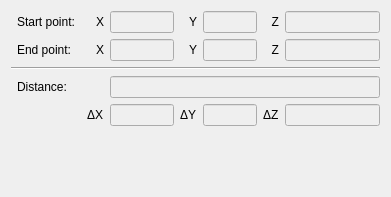
<?xml version="1.0" encoding="UTF-8"?>
<ui version="4.0">
 <class>SVMeasurementWidget</class>
 <widget class="QWidget" name="SVMeasurementWidget">
  <property name="geometry">
   <rect>
    <x>0</x>
    <y>0</y>
    <width>391</width>
    <height>197</height>
   </rect>
  </property>
  <property name="windowTitle">
   <string>Distance</string>
  </property>
  <layout class="QGridLayout" name="gridLayout">
   <item row="3" column="0" rowspan="2" colspan="16">
    <widget class="Line" name="line">
     <property name="orientation">
      <enum>Qt::Horizontal</enum>
     </property>
    </widget>
   </item>
   <item row="5" column="1">
    <widget class="QLabel" name="label">
     <property name="text">
      <string>Distance:</string>
     </property>
    </widget>
   </item>
   <item row="8" column="5">
    <spacer name="verticalSpacer">
     <property name="orientation">
      <enum>Qt::Vertical</enum>
     </property>
     <property name="sizeHint" stdset="0">
      <size>
       <width>20</width>
       <height>40</height>
      </size>
     </property>
    </spacer>
   </item>
   <item row="1" column="1">
    <widget class="QLabel" name="labelStartPoint_2">
     <property name="text">
      <string>End point:</string>
     </property>
    </widget>
   </item>
   <item row="1" column="9">
    <widget class="QLabel" name="labelStartY_2">
     <property name="text">
      <string>Y</string>
     </property>
     <property name="alignment">
      <set>Qt::AlignRight|Qt::AlignTrailing|Qt::AlignVCenter</set>
     </property>
    </widget>
   </item>
   <item row="1" column="15">
    <widget class="QLineEdit" name="lineEditEndZ">
     <property name="enabled">
      <bool>false</bool>
     </property>
    </widget>
   </item>
   <item row="1" column="5" colspan="4">
    <widget class="QLineEdit" name="lineEditEndX">
     <property name="enabled">
      <bool>false</bool>
     </property>
    </widget>
   </item>
   <item row="0" column="15">
    <widget class="QLineEdit" name="lineEditStartZ">
     <property name="enabled">
      <bool>false</bool>
     </property>
    </widget>
   </item>
   <item row="0" column="10" colspan="4">
    <widget class="QLineEdit" name="lineEditStartY">
     <property name="enabled">
      <bool>false</bool>
     </property>
    </widget>
   </item>
   <item row="0" column="5" colspan="4">
    <widget class="QLineEdit" name="lineEditStartX">
     <property name="enabled">
      <bool>false</bool>
     </property>
    </widget>
   </item>
   <item row="0" column="14">
    <widget class="QLabel" name="labelStartZ">
     <property name="text">
      <string>Z</string>
     </property>
     <property name="alignment">
      <set>Qt::AlignRight|Qt::AlignTrailing|Qt::AlignVCenter</set>
     </property>
    </widget>
   </item>
   <item row="0" column="9">
    <widget class="QLabel" name="labelStartY">
     <property name="text">
      <string>Y</string>
     </property>
     <property name="alignment">
      <set>Qt::AlignRight|Qt::AlignTrailing|Qt::AlignVCenter</set>
     </property>
    </widget>
   </item>
   <item row="0" column="2" colspan="3">
    <widget class="QLabel" name="labelStartX">
     <property name="text">
      <string>X</string>
     </property>
     <property name="alignment">
      <set>Qt::AlignRight|Qt::AlignTrailing|Qt::AlignVCenter</set>
     </property>
    </widget>
   </item>
   <item row="1" column="10" colspan="4">
    <widget class="QLineEdit" name="lineEditEndY">
     <property name="enabled">
      <bool>false</bool>
     </property>
    </widget>
   </item>
   <item row="1" column="14">
    <widget class="QLabel" name="labelStartZ_2">
     <property name="text">
      <string>Z</string>
     </property>
     <property name="alignment">
      <set>Qt::AlignRight|Qt::AlignTrailing|Qt::AlignVCenter</set>
     </property>
    </widget>
   </item>
   <item row="0" column="1">
    <widget class="QLabel" name="labelStartPoint">
     <property name="text">
      <string>Start point:</string>
     </property>
    </widget>
   </item>
   <item row="1" column="2" colspan="3">
    <widget class="QLabel" name="labelStartX_2">
     <property name="text">
      <string>X</string>
     </property>
     <property name="alignment">
      <set>Qt::AlignRight|Qt::AlignTrailing|Qt::AlignVCenter</set>
     </property>
    </widget>
   </item>
   <item row="5" column="5" colspan="11">
    <widget class="QLineEdit" name="lineEditDistance">
     <property name="enabled">
      <bool>false</bool>
     </property>
    </widget>
   </item>
   <item row="7" column="15">
    <widget class="QLineEdit" name="lineEditDistZ">
     <property name="enabled">
      <bool>false</bool>
     </property>
    </widget>
   </item>
   <item row="7" column="14">
    <widget class="QLabel" name="labelDIstZ">
     <property name="text">
      <string>ΔZ</string>
     </property>
    </widget>
   </item>
   <item row="7" column="10" colspan="4">
    <widget class="QLineEdit" name="lineEditDistY">
     <property name="enabled">
      <bool>false</bool>
     </property>
    </widget>
   </item>
   <item row="7" column="9">
    <widget class="QLabel" name="labelDIstY">
     <property name="text">
      <string>ΔY</string>
     </property>
    </widget>
   </item>
   <item row="7" column="5" colspan="4">
    <widget class="QLineEdit" name="lineEditDistX">
     <property name="enabled">
      <bool>false</bool>
     </property>
    </widget>
   </item>
   <item row="7" column="3" colspan="2">
    <widget class="QLabel" name="labelDIstX">
     <property name="text">
      <string>ΔX</string>
     </property>
    </widget>
   </item>
  </layout>
 </widget>
 <resources/>
 <connections/>
</ui>
